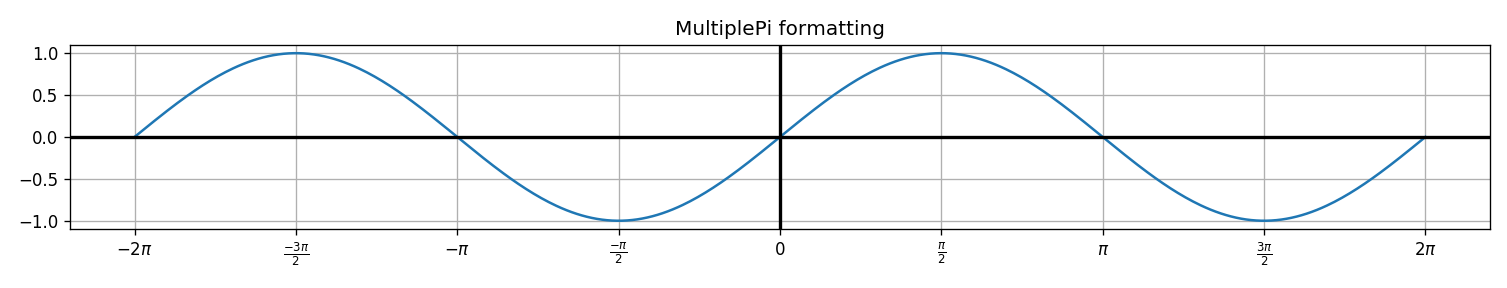

Reproduce this figure in Python.
"""Show a simple example of using MultiplePi."""
import matplotlib.pyplot as plt
import numpy as np

from matplot_fmt_pi.ticker import MultiplePi

fig = plt.figure(figsize=(4*np.pi, 2.4))
axes = fig.add_subplot(111)
x = np.linspace(-2*np.pi, 2*np.pi, 512)
axes.plot(x, np.sin(x))

axes.grid(True)
axes.axhline(0, color='black', lw=2)
axes.axvline(0, color='black', lw=2)
axes.set_title("MultiplePi formatting")

pi_manager = MultiplePi(2)
axes.xaxis.set_major_locator(pi_manager.locator())
axes.xaxis.set_major_formatter(pi_manager.formatter())

plt.tight_layout()
plt.savefig("./pi_graph.png", dpi=120)